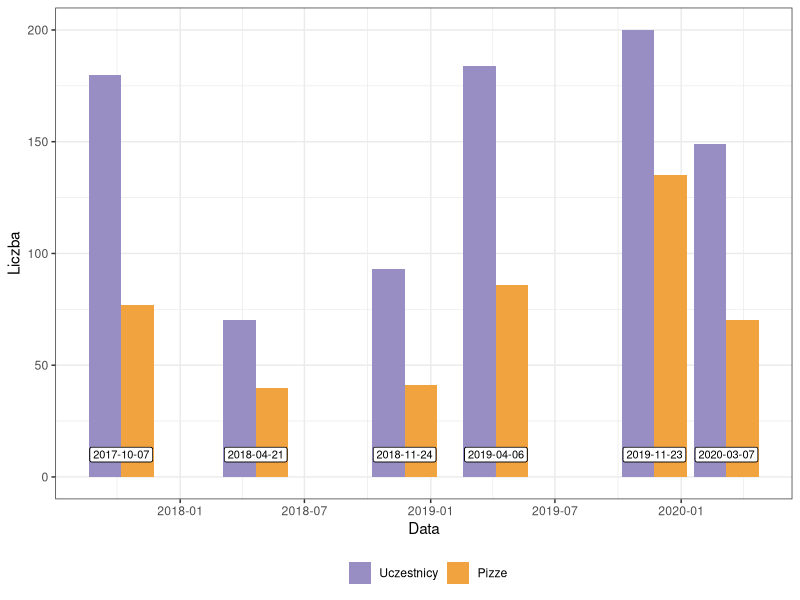

Write the R code that produced this figure.
## ---- chunk 1
library(dplyr)
library(ggplot2)
library(reshape2)
read.table("dane.txt") %>% 
  setNames(c("Data", "Uczestnicy", "Pizze")) %>% 
  mutate(Data = as.Date(Data, format = "%d-%m-%Y")) %>% 
  melt(id.vars = "Data") %>% 
  ggplot(aes(x = Data, y = value, fill = variable)) +
  geom_col(position = "dodge") +
  geom_label(aes(x = Data, y = 10, label = Data), inherit.aes = FALSE,
             size = 2.8) +
  scale_y_continuous("Liczba") +
  scale_fill_manual("", 
                    values = c(Pizze = "#f1a340", Uczestnicy = "#998ec3")) +
  theme_bw() +
  theme(legend.position = "bottom")
